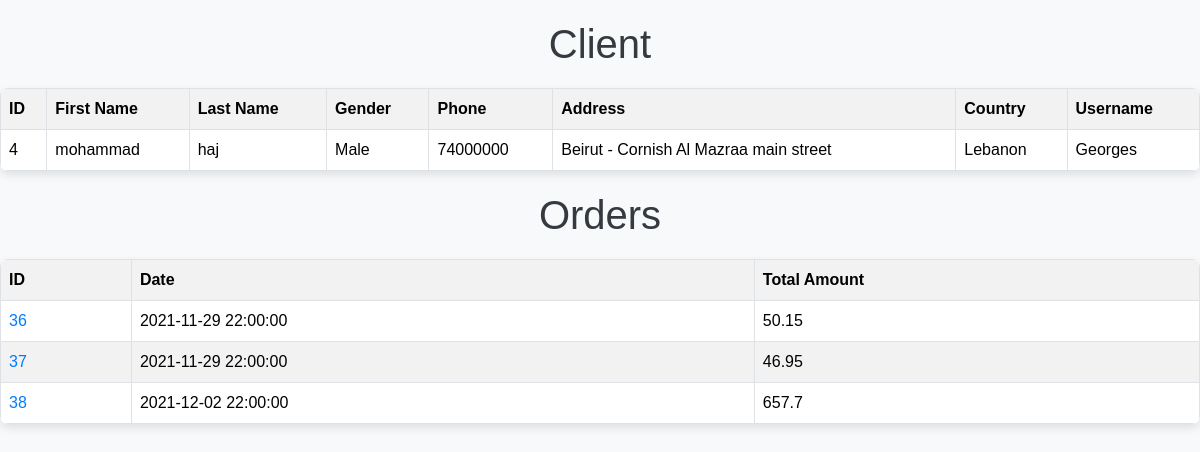
Screenshot of /admin/clientInfo.php?id=4 (signed in) with the database file from the repository.
### tables this page shows
CREATE TABLE `clients` (
  `ClientID` int(11) NOT NULL,
  `FName` varchar(20) NOT NULL,
  `LName` varchar(20) NOT NULL,
  `GenderID` int(11) NOT NULL,
  `Phone` varchar(20) NOT NULL,
  `Address` varchar(150) NOT NULL,
  `CountryID` int(11) NOT NULL,
  `Username` varchar(30) NOT NULL,
  `Password` varchar(80) NOT NULL,
  `type` int(11) NOT NULL DEFAULT 0
);

CREATE TABLE `genders` (
  `GenderID` int(11) NOT NULL,
  `GenderName` varchar(6) NOT NULL
);

CREATE TABLE `countries` (
  `CountryID` int(11) NOT NULL,
  `CountryName` varchar(20) NOT NULL
);

### admin/clientInfo.php (the view, shortened to what this page needs)
<!DOCTYPE html>
<html lang="en">
<head>
    <link href="https://cdn.jsdelivr.net/npm/bootstrap@5.3.3/dist/css/bootstrap.min.css" rel="stylesheet">
</head>
<body>
    <?php
    $id = $_GET["id"];
    require_once("../connection.php");
    $sql = "SELECT *
            FROM clients
            JOIN genders ON genders.GenderID=clients.GenderID
            JOIN countries ON countries.CountryID=clients.CountryID
            WHERE clients.ClientID=:id" ;
    $stmt = $pdo->prepare($sql);
    $stmt->bindParam(":id" , $id);
    $stmt->execute();
    $client = $stmt->fetch(PDO::FETCH_ASSOC);
    ?>
    <h1 style="text-align: center;">Client</h1>
    <table class="table table-striped">
        <tr>
            <th>ID</th>
            <th>First Name</th>
            <th>Last Name</th>
            <th>Gender</th>
            <th>Phone</th>
            <th>Address</th>
            <th>Country</th>
            <th>Username</th>
        </tr>
        <tr>
            <td><?php echo $client["ClientID"]; ?></td>
            <td><?php echo $client["FName"]; ?></td>
            <td><?php echo $client["LName"]; ?></td>
            <td><?php echo $client["GenderName"]; ?></td>
            <td><?php echo $client["Phone"]; ?></td>
            <td><?php echo $client["Address"]; ?></td>
            <td><?php echo $client["CountryName"]; ?></td>
            <td><?php echo $client["Username"]; ?></td>
        </tr>
    </table>
    <h1 style="text-align: center;">Orders</h1>
    <?php
    $sql = "SELECT saledetail.SaleID,sales.saleDate,sales.ClientID,SUM(movies.UnitPrice*saledetail.Qty) as total
            FROM saledetail
            JOIN sales ON sales.SaleID=saledetail.SaleID
            JOIN movies ON movies.MovieID=saledetail.MovieID
            GROUP BY saledetail.SaleID,sales.saleDate
            HAVING sales.ClientID=:id" ;
    $stmt = $pdo->prepare($sql);
    $stmt->bindParam(":id" , $id);
    $stmt->execute();
    $orders = $stmt->fetchAll(PDO::FETCH_ASSOC);
    if(!$orders){
        ?>
        <h3 style="text-align: center;color:red">Empty</h3>
        <?php
    }else{
    ?>
    <table class="table table-striped">
        <tr>
            <th>ID</th>
            <th>Date</th>
            <th>Total Amount</th>
        </tr>
        <?php
        foreach($orders as $order){
            ?>
            <tr>
                <td><a href="orderDetails.php?id=<?php echo $order["SaleID"]; ?>"><?php echo $order["SaleID"]; ?></a></td>
                <td><?php echo $order["saleDate"]; ?></td>
                <td><?php echo $order["total"]; ?></td>
            </tr>
            <?php
        }
        ?>
    </table>
    <?php
    }
    ?>
</body>
</html>

### admin/clientInfo.php (style rules this page uses)
body { font-family: Arial, sans-serif; background-color: #f8f9fa; margin: 0; padding: 0; }
h1 { text-align: center; margin: 20px 0; color: #343a40; }
table { width: 100%; border-collapse: collapse; margin: 20px auto; background: #ffffff; box-shadow: 0px 4px 10px rgba(0, 0, 0, 0.1); border-radius: 8px; overflow: hidden; }
table th, table td { padding: 15px; text-align: left; border: 1px solid #dee2e6; }
table tbody tr:nth-child(odd) { background-color: #f9f9f9; }
a { text-decoration: none; color: #007bff; }

### rows the page displays
clients: ClientID "4", FName "mohammad", LName "haj", GenderID.GenderName "Male", Phone "74000000", Address "Beirut - Cornish Al Mazraa main street", CountryID.CountryName "Lebanon", Username "Georges"

### other values shown
$order["SaleID"] "36"
$order["saleDate"] "2021-11-29 22:00:00"
$order["total"] "50.15"
$order["SaleID"] "37"
$order["total"] "46.95"
$order["SaleID"] "38"
$order["saleDate"] "2021-12-02 22:00:00"
$order["total"] "657.7"
